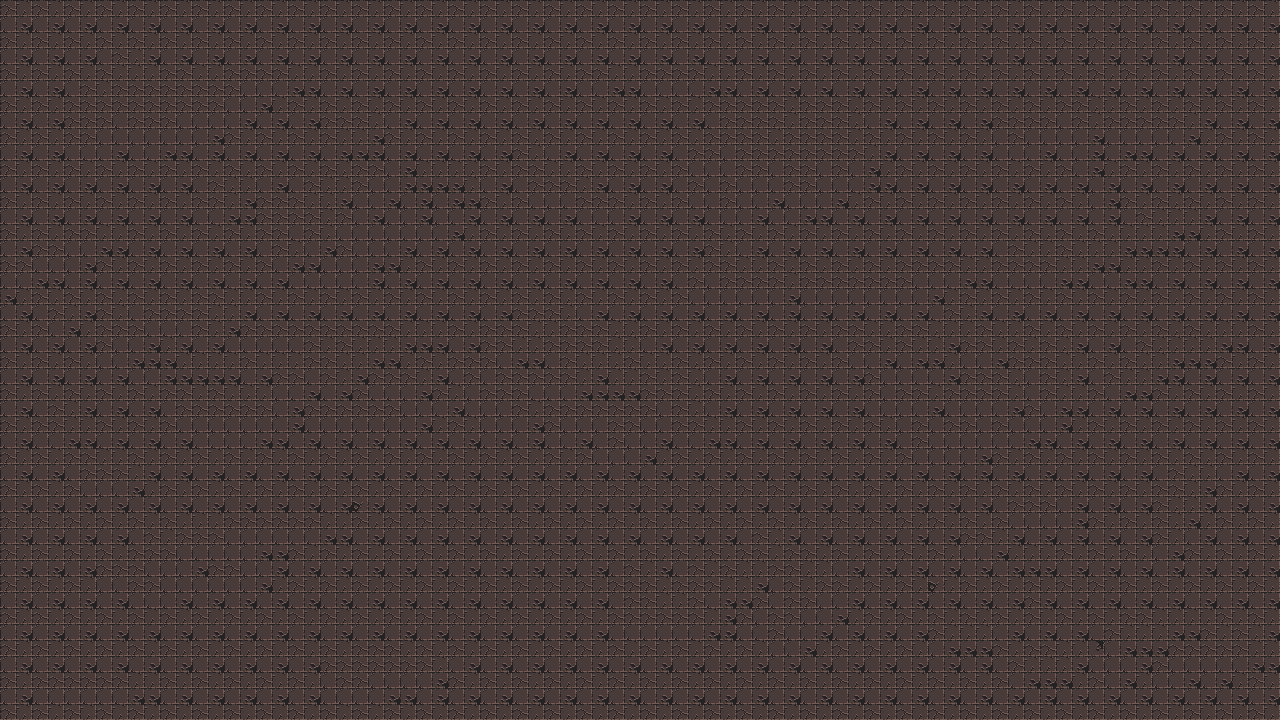

A level layout from a 2D game, rendered from its tile map. Below: a short description, then the map file with tile-grid data replaced by summaries:
An orthogonal 80x45 tile map with 16x16 px tiles, 1 tile layer (Tile Layer 1).

<map version="1.2" tiledversion="1.3.1" orientation="orthogonal" renderorder="right-down" compressionlevel="-1" width="80" height="45" tilewidth="16" tileheight="16" infinite="0" nextlayerid="2" nextobjectid="1">
 <tileset firstgid="1" source="dungeon tile set.tsx" />
 <layer id="1" name="Tile Layer 1" width="80" height="45">
  <data>[3600 cells, 3600 non-empty, 6 distinct tile ids]</data>
 </layer>
</map>
